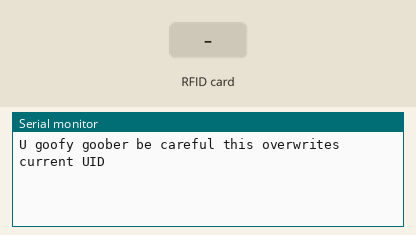
Recording of a sketch running on a simulated Arduino Uno, built with avr-gcc and run on an emulated ATmega328P. Parts: the last lines printed to the serial monitor. The test bench sets the inputs (shaded band).

Above: at 1.2 s.
1.3 s: RFID card DE AD BE EF held to the reader
At 2.5 s:
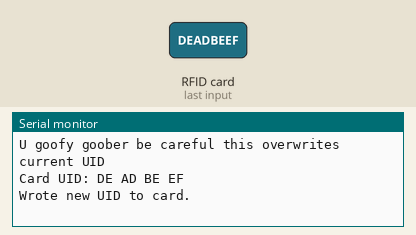
2.8 s: RFID card 5E 7A 19 C4 held to the reader
At 3.5 s:
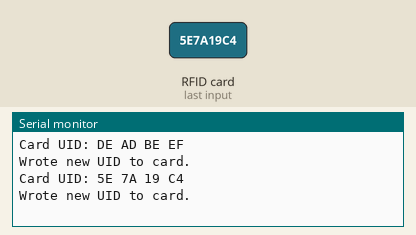

Measured:
- after the input at 1.3 s, the serial monitor: prints a new line at once (image 1)
- after the input at 2.8 s, the serial monitor: prints a new line after 0.06 s (image 2)

The sketch:

ChangeUID.ino
```cpp
// (licence header left out)
#include <SPI.h>
#include <MFRC522.h>

#define RST_PIN   5
#define SS_PIN    10

MFRC522 mfrc522(SS_PIN, RST_PIN); // indstance of MFRC522


#define NEW_UID {0xDE, 0xAD, 0xBE, 0xEF} // need to change to correct fob reader setting

MFRC522::MIFARE_Key key;

void setup() {
  Serial.begin(9600);
  while (!Serial);
  SPI.begin();
  mfrc522.PCD_Init();
  Serial.println(F("U goofy goober be careful this overwrites current UID"));

  for (byte i = 0; i < 6; i++) {
    key.keyByte[i] = 0xFF;
  }
}
//void loop() {
//  byte newUid[] = NEW_UID;
//  if ( mfrc522.MIFARE_SetUid(newUid, (byte)4, true) ) {
//    Serial.println("Wrote new UID to card.");
//  }
//  delay(1000);
//}


void loop() {

  // Reset the loop if no new card present on the sensor/reader
  if ( ! mfrc522.PICC_IsNewCardPresent() || ! mfrc522.PICC_ReadCardSerial() ) {
    delay(50);
    return;
  }

  // Card detected


  // dump UID
  Serial.print(F("Card UID:"));
  for (byte i = 0; i < mfrc522.uid.size; i++) {
    Serial.print(mfrc522.uid.uidByte[i] < 0x10 ? " 0" : " ");
    Serial.print(mfrc522.uid.uidByte[i], HEX);
  }
  Serial.println();

  // Dump PICC type
//  MFRC522::PICC_Type piccType = mfrc522.PICC_GetType(mfrc522.uid.sak);
//  Serial.print(F("PICC type: "));
//  Serial.print(mfrc522.PICC_GetTypeName(piccType));
//  Serial.print(F(" (SAK "));
//  Serial.print(mfrc522.uid.sak);
//  Serial.print(")\r\n");
//  if (  piccType != MFRC522::PICC_TYPE_MIFARE_MINI
//    &&  piccType != MFRC522::PICC_TYPE_MIFARE_1K
//    &&  piccType != MFRC522::PICC_TYPE_MIFARE_4K) {
//    Serial.println(F("This sample only works with MIFARE Classic cards."));
//    return;
//  }

  // setting new UID

  byte newUid[] = NEW_UID;
  if ( mfrc522.MIFARE_SetUid(newUid, (byte)4, true) ) {
    Serial.println(F("Wrote new UID to card."));
  }

  // stop PICC and re-select it, dump to serial doesn't get confused
  mfrc522.PICC_HaltA();
  if ( ! mfrc522.PICC_IsNewCardPresent() || ! mfrc522.PICC_ReadCardSerial() ) {
    return;
  }

  // dump new memory content

  Serial.println(F("New UID and content:"));
  mfrc522.PICC_DumpToSerial(&(mfrc522.uid));

  delay(2000); //experiment with various values - 2000 seems to work best, but not necessarily

}
```
